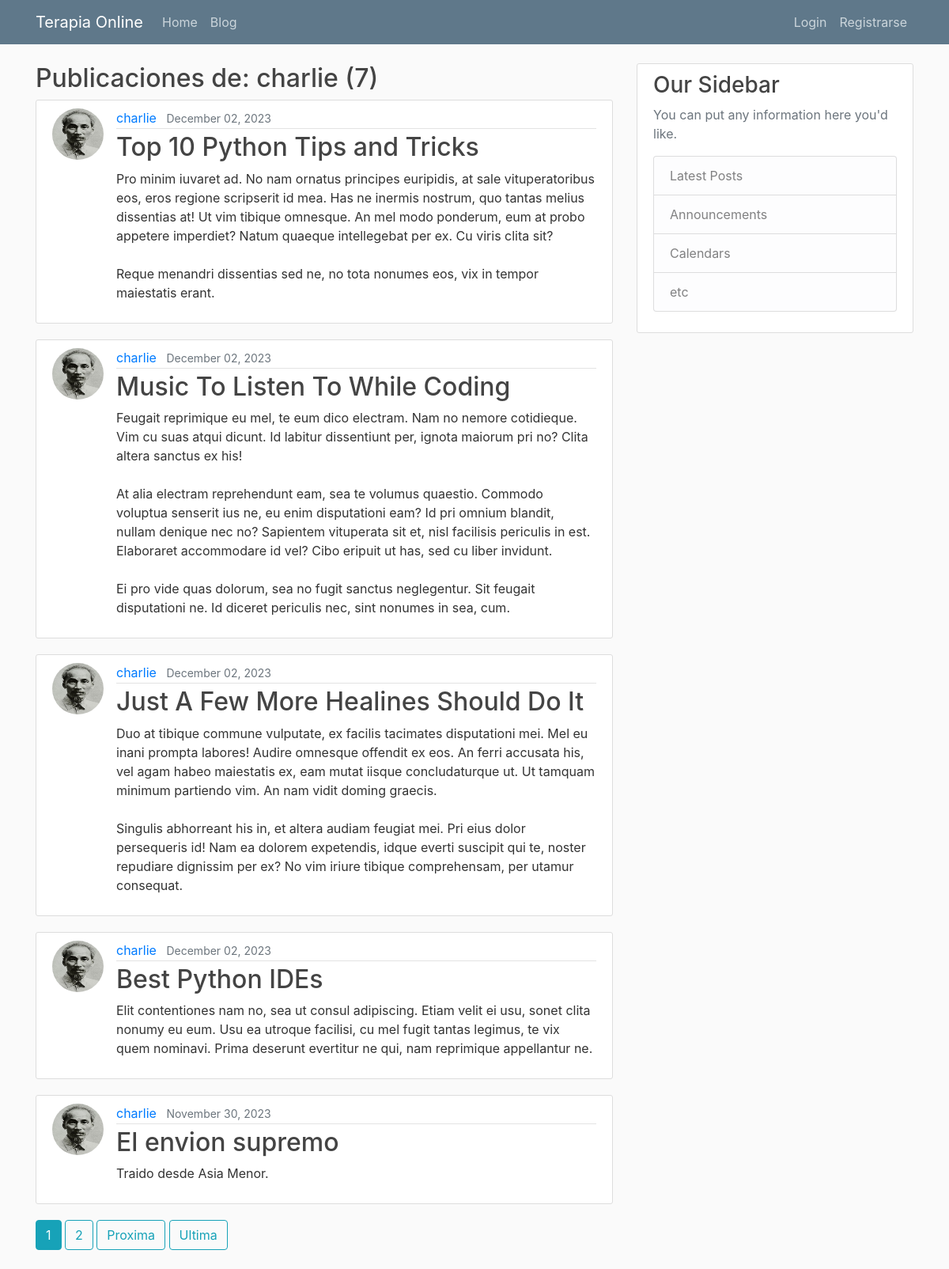
Page /blog/post/charlie on the committed database.
### blog/models.py (models this page shows, shortened)
class Post(models.Model):
    title = models.CharField(max_length=100)
    content = models.TextField()
    date_posted = models.DateTimeField(default=timezone.now)
    author = models.ForeignKey(User, on_delete=models.CASCADE)
    def get_absolute_url(self):
        return reverse('blog:post-detalle', kwargs={"pk": self.pk})
    """
    In Django, the get_absolute_url method is used to get the canonical URL for an object. It tells Django how to calculate the URL for an object. In your Post model, the get_absolute_url method is using the reverse function to return the URL for the detail view of the post.

    The reverse function in Django is used to generate URLs by reversing the URL patterns defined in your urls.py. It takes a URL pattern name as its first argument and any arguments for the URL pattern as keyword arguments. In your case, reverse('post-detail', kwargs={'pk': self.pk}) is generating a URL for the post-detail view, passing the posts primary key (self.pk) as an argument.

    On the other hand, redirect is a function that returns an HttpResponseRedirect to the appropriate URL for the arguments passed. It can take a model, view name, or URL as its argument, and it will use get_absolute_url if a model is passed.

    So, the main difference between redirect and reverse is that redirect actually sends a redirect response to the user, while reverse simply calculates a URL. You would use reverse when you want to calculate a URL to use elsewhere in your code, and redirect when you want to send the user to a different page in response to an action (like creating a new post).
    """

### users/models.py (models this page shows, shortened)
class Profile(models.Model):
    user = models.OneToOneField(User, on_delete=models.CASCADE) #Delete profile when user is deleted.
    image = models.ImageField(default='default.jpg', upload_to='profile_pics')

### blog/views.py (the view)
# urls.py: path('post/<str:username>', UserPostListView.as_view(), name='user-posts'),
class UserPostListView(ListView):
    model = Post
    paginate_by = 5
    template_name = 'blog/user_posts.html'
    def get_queryset(self):
        user = get_object_or_404(User, username=self.kwargs.get('username'))
        return Post.objects.filter(author=user).order_by('-date_posted')
    """
    The `form_valid` method is a part of Django's class-based views, specifically the `FormView` class, which `CreateView` inherits from²³.

    In your `PostCreateView` class, you're overriding the `form_valid` method. This method is called when valid form data has been POSTed¹. It's used to define what happens if the form is valid²³.

    In the case of `CreateView`, the parent's `form_valid` method might do some processing (it will call `form.save()` for example)²³. So, when you call `super().form_valid(form)`, you're ensuring that this processing still occurs²³.

    In your specific implementation, you're setting the `author` of the `Post` instance to be the currently logged-in user before calling the parent's `form_valid` method⁴. This means that when a post is created, it's automatically associated with the currently logged-in user.


    The `PostUpdateView` class you've provided is a Django class-based view that inherits from `LoginRequiredMixin`, `UserPassesTestMixin`, and `UpdateView`. It's used to update an instance of the `Post` model. The class has two methods: `form_valid` and `test_func`.

    1. `form_valid(self, form)`: This method is called when the user submits a valid form. The `form` parameter is the form with data. The method sets the `author` of the `Post` instance to the current logged-in user. It then calls the parent class's `form_valid` method, which saves the form's data to the database.

    2. `test_func(self)`: This method is part of the `UserPassesTestMixin`. It's called to check if the current user passes a certain test condition. In this case, the test is whether the current user is the author of the post. If the user is the author, the method returns `True`; otherwise, it returns `False`. If the test fails (i.e., the method returns `False`), Django will redirect the user to a specified page.
    """
    """
    user = get_object_or_404(User, username=self.kwargs.get('username')): This line is getting the User object that matches the username passed in the URL. If no such user exists, it raises a 404 error.

    So, if you were to navigate to a URL like http://yourwebsite.com/user/johndoe, Django would call the UserPostListView view with username='johndoe'. The get_object_or_404(User, username=self.kwargs.get('username')) line in the view would then attempt to fetch a User object with username='johndoe'. If no such user exists, it would raise a 404 error. If the user does exist, it would return the User object, and the view would proceed to fetch and display all posts authored by that user.
    """
    """ The ordering attribute in Django’s class-based views specifies the default ordering for the entire queryset. However, in this case, the ordering is not uniform for all objects in the queryset. The ordering depends on the specific user, which is determined dynamically based on the username parameter in the URL.

    The get_queryset method allows for more complex queries and dynamic ordering. In this case, it’s used to filter the posts by author and then order them by date_posted. This wouldn’t be possible with a static ordering attribute because the author is not known until the view is called with a specific username. """

### blog/templates/blog/user_posts.html (shortened to what this page needs)
{% extends "main/base.html" %}
{% block contenido %}
<h2>Publicaciones de: {{ view.kwargs.username }} ({{ page_obj.paginator.count }})</h2>
    {% for object in object_list %}
        <article class="media content-section">
            <img class="rounded-circle article-img" src="{{ object.author.profile.image.url }}">
            <div class="media-body">
                {% include "blog/article_metadata.html" %}
                <h2><a class="article-title" href="{% url 'blog:post-detalle' object.id %}">{{ object.title }}</a></h2>
                <p class="article-content">{{ object.content }}</p>
            </div>
        </article>
    {% endfor %}
    {% if is_paginated %}
        {% include "pagination_controls.html" %}
    {% endif %}
{% endblock contenido %}

### blog/templates/blog/article_metadata.html (shortened to what this page needs)
    <div class="article-metadata">
        <a class="mr-2" href="{% url 'blog:user-posts' object.author.username %}">{{ object.author }}</a>
        <small class="text-muted">{{ object.date_posted|date:"F d, Y" }}</small>
    </div>

### main/static/main/main.css (style rules this page uses)
body { background: #fafafa; color: #333333; margin-top: 5rem; }
h1, h2, h3, h4, h5, h6 { color: #444444; }
.content-section { background: #ffffff; padding: 10px 20px; border: 1px solid #dddddd; border-radius: 3px; margin-bottom: 20px; }
.article-title { color: #444444; }
.article-content { white-space: pre-line; }
.article-img { height: 65px; width: 65px; margin-right: 16px; }
.article-metadata { padding-bottom: 1px; margin-bottom: 4px; border-bottom: 1px solid #e3e3e3 }

### rows in the picture
Post: author.profile.image (picture), author "charlie", date_posted "December 02, 2023", title "Top 10 Python Tips and Tricks", content "Pro minim iuvaret ad. No nam ornatus principes euripidis, at sale vituperatoribus eos, eros regione scripserit id mea. Has ne inermis nostrum, quo tantas melius dissentias at! Ut vim tibique omnesque. An mel modo ponderum, eum at probo appetere imperdiet? Natum quaeque intellegebat per ex. Cu viris clita sit? Reque menandri dissentias sed ne, no tota nonumes eos, vix in tempor maiestatis erant."
Post: author.profile.image (picture), author "charlie", date_posted "December 02, 2023", title "Music To Listen To While Coding", content "Feugait reprimique eu mel, te eum dico electram. Nam no nemore cotidieque. Vim cu suas atqui dicunt. Id labitur dissentiunt per, ignota maiorum pri no? Clita altera sanctus ex his! At alia electram reprehendunt eam, sea te volumus quaestio. Commodo voluptua senserit ius ne, eu enim disputationi eam? Id pri omnium blandit, nullam denique nec no? Sapientem vituperata sit et, nisl facilisis periculis in est. Elaboraret accommodare id vel? Cibo eripuit ut has, sed cu liber invidunt. Ei pro vide quas dolorum, sea no fugit sanctus neglegentur. Sit feugait disputationi ne. Id diceret periculis nec, sint nonumes in sea, cum."
Post: author.profile.image (picture), author "charlie", date_posted "December 02, 2023", title "Just A Few More Healines Should Do It", content "Duo at tibique commune vulputate, ex facilis tacimates disputationi mei. Mel eu inani prompta labores! Audire omnesque offendit ex eos. An ferri accusata his, vel agam habeo maiestatis ex, eam mutat iisque concludaturque ut. Ut tamquam minimum partiendo vim. An nam vidit doming graecis. Singulis abhorreant his in, et altera audiam feugiat mei. Pri eius dolor persequeris id! Nam ea dolorem expetendis, idque everti suscipit qui te, noster repudiare dignissim per ex? No vim iriure tibique comprehensam, per utamur consequat."
Post: author.profile.image (picture), author "charlie", date_posted "December 02, 2023", title "Best Python IDEs", content "Elit contentiones nam no, sea ut consul adipiscing. Etiam velit ei usu, sonet clita nonumy eu eum. Usu ea utroque facilisi, cu mel fugit tantas legimus, te vix quem nominavi. Prima deserunt evertitur ne qui, nam reprimique appellantur ne."
Post: author.profile.image (picture), author "charlie", date_posted "November 30, 2023", title "El envion supremo", content "Traido desde Asia Menor."

### other values in the picture
{{ view.kwargs.username }} "charlie"
{{ page_obj.paginator.count }} "7"
{{ i }} "1"
{{ i }} "2"
